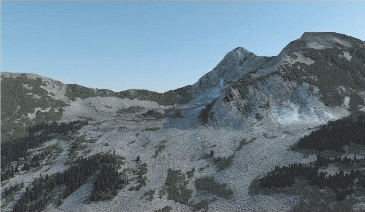
#> input picture FigSource.png, 365 x 212 px
$ python Aufgabe4.4.py
#> lines starting #> are read from the running program, lines starting #| are printed output that depends on the picture
import cv2
import numpy as np

def reinhard_color_transfer(input_img, target_img):
    # Convert images to 8-bit unsigned integer
    input_img = cv2.convertScaleAbs(input_img)
    target_img = cv2.convertScaleAbs(target_img)

    # Convert images to Lab color space
    input_lab = cv2.cvtColor(input_img, cv2.COLOR_BGR2Lab)
    target_lab = cv2.cvtColor(target_img, cv2.COLOR_BGR2Lab)

    # Split Lab images into channels
    input_l, input_a, input_b = cv2.split(input_lab)
    target_l, target_a, target_b = cv2.split(target_lab)

    # Perform color transfer on each channel
    transfer_l = apply_color_transfer(input_l, target_l)
    transfer_a = apply_color_transfer(input_a, target_a)
    transfer_b = apply_color_transfer(input_b, target_b)

    # Merge channels back into Lab image
    transfer_lab = cv2.merge([transfer_l, transfer_a, transfer_b])

    # Convert Lab image back to BGR color space
    transfer_bgr = cv2.cvtColor(transfer_lab, cv2.COLOR_Lab2BGR)

    # Convert image to RGB format for display
    transfer_rgb = cv2.cvtColor(transfer_bgr, cv2.COLOR_BGR2RGB)

    return transfer_bgr

def apply_color_transfer(input_channel, target_channel):
    # Compute mean and standard deviation of input and target channels
    input_mean, input_std = cv2.meanStdDev(input_channel)
    target_mean, target_std = cv2.meanStdDev(target_channel)

    # Normalize input channel
    normalized_channel = (input_channel - input_mean) / input_std

    # Scale normalized channel with target standard deviation and add target mean
    transferred_channel = (normalized_channel * target_std) + target_mean

    # Clip channel values to the valid range
    transferred_channel = np.clip(transferred_channel, 0, 255)

    return transferred_channel.astype(np.uint8)

# Load input and target images
input_img = cv2.imread("FigSource.png").astype(np.float32)
target_img = cv2.imread("FigTarget.png").astype(np.float32)
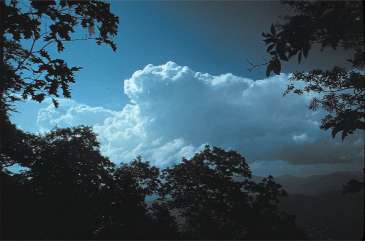
#> input picture FigTarget.png, 365 x 241 px

# Apply Reinhardschen Farbtransfer
output_img = reinhard_color_transfer(input_img, target_img)
#> in reinhard_color_transfer, input_img is the input picture: shape (212, 365, 3); mean B, G, R 136.4, 124.8, 105.9
#> in reinhard_color_transfer, target_img is the input picture: shape (241, 365, 3); mean B, G, R 94, 80.5, 55.2
#> in reinhard_color_transfer, `input_lab = cv2.cvtColor(input_img, cv2.COLOR_BGR2Lab)`: input_lab: shape (212, 365, 3); mean of channels 0, 1, 2 129, 124.2, 119.9
#> in reinhard_color_transfer, `target_lab = cv2.cvtColor(target_img, cv2.COLOR_BGR2Lab)`: target_lab: shape (241, 365, 3); mean of channels 0, 1, 2 80.6, 123.4, 118
#> in reinhard_color_transfer, `input_l, input_a, input_b = cv2.split(input_lab)`:
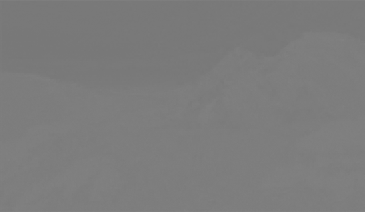
#> input_a: shape (212, 365); min 119, max 130, mean 124.2
#> in reinhard_color_transfer, `target_l, target_a, target_b = cv2.split(target_lab)`:
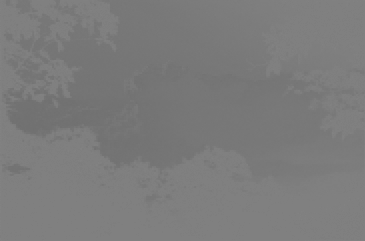
#> target_a: shape (241, 365); min 112, max 131, mean 123.4
#> in apply_color_transfer, `input_mean, input_std = cv2.meanStdDev(input_channel)`: input_mean = [129]; input_std = [50.22]
#> in apply_color_transfer, `target_mean, target_std = cv2.meanStdDev(target_channel)`: target_mean = [80.57]; target_std = [59.1]
#> in apply_color_transfer, `transferred_channel = np.clip(transferred_channel, 0, 255)`:
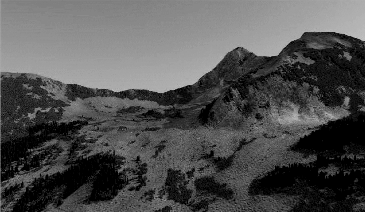
#> transferred_channel: shape (212, 365) float64; min 0, max 193.5, mean 81.5
#> in apply_color_transfer (call 2), `input_mean, input_std = cv2.meanStdDev(input_channel)`: input_mean = [124.2]; input_std = [2.3]
#> in apply_color_transfer (call 2), `target_mean, target_std = cv2.meanStdDev(target_channel)`: target_mean = [123.4]; target_std = [4.52]
#> in apply_color_transfer (call 2), `normalized_channel = (input_channel - input_mean) / input_std`:
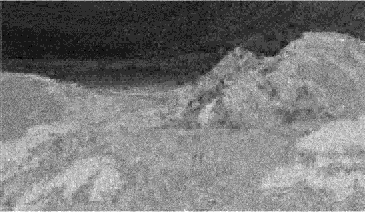
#> normalized_channel: shape (212, 365) float64; min -2.26, max 2.52, mean -9.76e-16; drawn with min black and max white
#> in apply_color_transfer (call 3), `input_mean, input_std = cv2.meanStdDev(input_channel)`: input_mean = [119.9]; input_std = [8.01]
#> in apply_color_transfer (call 3), `target_mean, target_std = cv2.meanStdDev(target_channel)`: target_mean = [118]; target_std = [9.75]
#> in apply_color_transfer (call 3), `normalized_channel = (input_channel - input_mean) / input_std`:
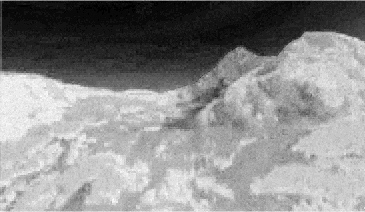
#> normalized_channel: shape (212, 365) float64; min -1.86, max 1.51, mean 4.58e-16; drawn with min black and max white
#> in reinhard_color_transfer, `transfer_lab = cv2.merge([transfer_l, transfer_a, transfer_b])`: transfer_lab: shape (212, 365, 3); mean of channels 0, 1, 2 81.1, 122.7, 117.5
#> in reinhard_color_transfer, `transfer_bgr = cv2.cvtColor(transfer_lab, cv2.COLOR_Lab2BGR)`:
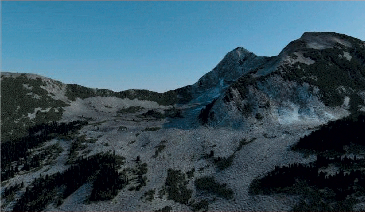
#> transfer_bgr: shape (212, 365, 3); mean B, G, R 94.6, 80.4, 52.9

# Display images
cv2.imshow("Input", input_img.astype(np.uint8))
cv2.imshow("Target", target_img.astype(np.uint8))
cv2.imshow("Output", output_img.astype(np.uint8))
cv2.waitKey(0)
cv2.destroyAllWindows()
